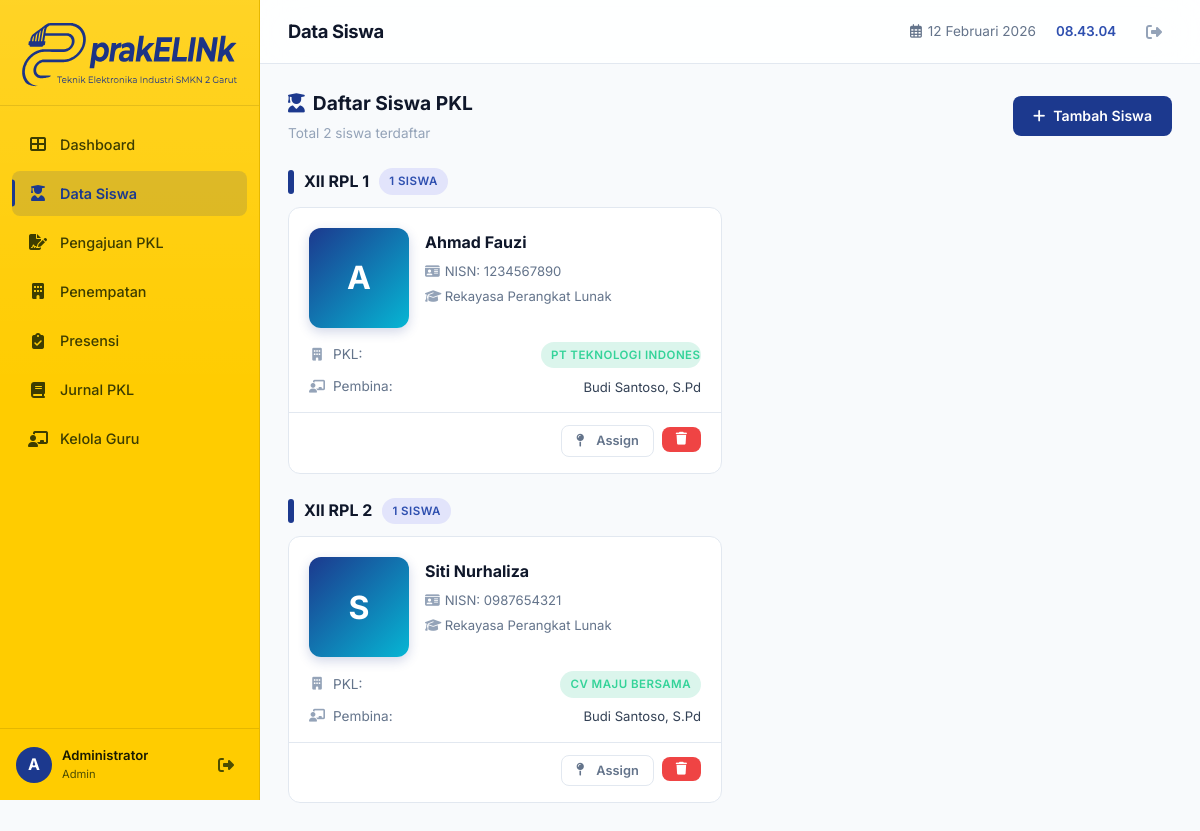
/admin/siswa.php (signed in), run on the app's committed database.
### tables this page shows
CREATE TABLE IF NOT EXISTS siswa (
    id INT AUTO_INCREMENT PRIMARY KEY,
    user_id INT NOT NULL,
    nisn VARCHAR(20) NOT NULL UNIQUE,
    kelas VARCHAR(20) NOT NULL,
    jurusan VARCHAR(100) NOT NULL,
    no_hp VARCHAR(20),
    penempatan_id INT DEFAULT NULL,
    pembimbing_id INT DEFAULT NULL,
    created_at TIMESTAMP DEFAULT CURRENT_TIMESTAMP,
    FOREIGN KEY (user_id) REFERENCES users(id) ON DELETE CASCADE,
    FOREIGN KEY (penempatan_id) REFERENCES penempatan(id) ON DELETE SET NULL,
    FOREIGN KEY (pembimbing_id) REFERENCES users(id) ON DELETE SET NULL
);

CREATE TABLE IF NOT EXISTS users (
    id INT AUTO_INCREMENT PRIMARY KEY,
    username VARCHAR(50) NOT NULL UNIQUE,
    password VARCHAR(255) NOT NULL,
    nama_lengkap VARCHAR(100) NOT NULL,
    email VARCHAR(100),
    role ENUM('admin', 'pembimbing', 'siswa') NOT NULL DEFAULT 'siswa',
    foto VARCHAR(255) DEFAULT NULL,
    is_active TINYINT(1) DEFAULT 1,
    created_at TIMESTAMP DEFAULT CURRENT_TIMESTAMP,
    updated_at TIMESTAMP DEFAULT CURRENT_TIMESTAMP ON UPDATE CURRENT_TIMESTAMP
);

CREATE TABLE IF NOT EXISTS penempatan (
    id INT AUTO_INCREMENT PRIMARY KEY,
    nama_perusahaan VARCHAR(150) NOT NULL,
    alamat TEXT NOT NULL,
    latitude DECIMAL(10, 8) NOT NULL,
    longitude DECIMAL(11, 8) NOT NULL,
    radius_meter INT NOT NULL DEFAULT 100,
    kontak_perusahaan VARCHAR(100),
    tanggal_mulai DATE NOT NULL,
    tanggal_selesai DATE NOT NULL,
    is_active TINYINT(1) DEFAULT 1,
    created_at TIMESTAMP DEFAULT CURRENT_TIMESTAMP
);

### config/auth.php (called while the page is built, shortened)
<?php
require_once __DIR__ . '/app.php';
function isLoggedIn()
{
    return isset($_SESSION['user_id']);
}
function currentUser()
{
    return [
        'id' => $_SESSION['user_id'],
        'username' => $_SESSION['username'],
        'nama_lengkap' => $_SESSION['nama_lengkap'],
        'role' => $_SESSION['role'],
        'foto' => $_SESSION['foto'] ?? null,
    ];
}

### config/app.php (called while the page is built, shortened)
<?php
function formatTanggal($date)
{
    $bulan = [
        1 => 'Januari',
        'Februari',
        'Maret',
        'April',
        'Mei',
        'Juni',
        'Juli',
        'Agustus',
        'September',
        'Oktober',
        'November',
        'Desember'
    ];
    $dt = new DateTime($date);
    return $dt->format('d') . ' ' . $bulan[(int) $dt->format('m')] . ' ' . $dt->format('Y');
}

### admin/siswa.php (the view, shortened to what this page needs)
<?php
require_once __DIR__ . '/../config/auth.php';
$db = getDB();
$pageTitle = 'Data Siswa';
$students = $db->query("
    SELECT s.*, u.nama_lengkap, u.username, u.email, u.is_active, u.foto,
           p.nama_perusahaan,
           pb.nama_lengkap AS pembimbing_nama
    FROM siswa s
    JOIN users u ON s.user_id = u.id
    LEFT JOIN penempatan p ON s.penempatan_id = p.id
    LEFT JOIN users pb ON s.pembimbing_id = pb.id
    ORDER BY s.kelas ASC, u.nama_lengkap ASC
")->fetchAll();
include __DIR__ . '/../includes/header.php';
include __DIR__ . '/../includes/sidebar.php';
?>
<main class="main-content">
    <?php include __DIR__ . '/../includes/topbar.php'; ?>
    <div class="d-flex align-center justify-between mb-3" style="flex-wrap:wrap;gap:12px;">
        <div>
            <h2 style="font-size:1.2rem;font-weight:700;color:var(--text-heading);margin-bottom:4px;">
                <i class="fas fa-user-graduate" style="margin-right:8px;color:var(--primary);"></i>Daftar Siswa PKL
            </h2>
            <p style="font-size:.85rem;color:var(--text-muted);">
                Total <?= count($students) ?> siswa terdaftar
            </p>
        </div>
        <button class="btn btn-primary" onclick="openModal('addModal')">
            <i class="fas fa-plus"></i> Tambah Siswa
        </button>
    </div>
    <?php if (empty($students)): ?>
        <div class="card animate-item" style="text-align:center;padding:50px 24px;">
            <i class="fas fa-users" style="font-size:2.5rem;margin-bottom:12px;color:var(--border-light);"></i>
            <h3 style="font-size:1rem;color:var(--text-muted);font-weight:500;margin-bottom:4px;">Belum ada data siswa</h3>
            <p style="font-size:.85rem;color:var(--text-muted);">Klik "Tambah Siswa" untuk menambahkan data.</p>
        </div>
    <?php else: ?>
        <?php
        $groupedStudents = [];
        foreach ($students as $s) {
            $kelas = $s['kelas'] ?: 'Belum ditentukan';
            $groupedStudents[$kelas][] = $s;
        }
        ?>
        <?php foreach ($groupedStudents as $kelas => $kelasStudents): ?>
            <div style="margin-bottom:24px;">
                <div style="display:flex;align-items:center;gap:10px;margin-bottom:12px;">
                    <div style="width:6px;height:24px;border-radius:3px;background:var(--primary);"></div>
                    <h3 style="font-size:1rem;font-weight:700;color:var(--text-heading);">
                        <?= htmlspecialchars($kelas) ?>
                    </h3>
                    <span class="badge badge-primary" style="font-size:.72rem;">
                        <?= count($kelasStudents) ?> siswa
                    </span>
                </div>
                <div style="display:grid;grid-template-columns:repeat(auto-fill,minmax(300px,1fr));gap:16px;">
                    <?php foreach ($kelasStudents as $s): ?>
                        <div class="card animate-item" style="padding:0;overflow:hidden;">
                            <div style="padding:20px 20px 0;display:flex;gap:16px;align-items:flex-start;">
                                <?php if (!empty($s['foto']) && file_exists(__DIR__ . '/../uploads/profil/' . $s['foto'])): ?>
                                    <img src="<?= BASE_URL ?>/uploads/profil/<?= $s['foto'] ?>" alt="Foto"
                                        style="width:100px;height:100px;border-radius:12px;object-fit:cover;border:3px solid var(--border);flex-shrink:0;">
                                <?php else: ?>
                                    <div
                                        style="width:100px;height:100px;border-radius:12px;background:linear-gradient(135deg,var(--primary),var(--accent));display:flex;align-items:center;justify-content:center;color:white;font-weight:700;font-size:2rem;flex-shrink:0;box-shadow:0 4px 12px rgba(28,57,142,0.2);">
                                        <?= strtoupper(substr($s['nama_lengkap'], 0, 1)) ?>
                                    </div>
                                <?php endif; ?>
                                <div style="flex:1;min-width:0;padding-top:4px;">
                                    <div style="font-weight:700;font-size:1rem;color:var(--text-heading);line-height:1.3;"
                                        title="<?= htmlspecialchars($s['nama_lengkap']) ?>">
                                        <?= htmlspecialchars($s['nama_lengkap']) ?>
                                    </div>
                                    <div style="margin-top:8px;display:flex;flex-direction:column;gap:4px;font-size:.82rem;">
                                        <div style="color:var(--text-secondary);">
                                            <i class="fas fa-id-card" style="width:16px;color:var(--text-muted);"></i>
                                            NISN: <?= htmlspecialchars($s['nisn']) ?>
                                        </div>
                                        <div style="color:var(--text-secondary);">
                                            <i class="fas fa-graduation-cap" style="width:16px;color:var(--text-muted);"></i>
                                            <?= htmlspecialchars($s['jurusan']) ?>
                                        </div>
                                    </div>
                                </div>
                            </div>
                            <div style="padding:14px 20px;display:flex;flex-direction:column;gap:8px;font-size:.85rem;">
                                <div style="display:flex;align-items:center;gap:8px;">
                                    <i class="fas fa-building"
                                        style="width:16px;text-align:center;color:var(--text-muted);font-size:.8rem;"></i>
                                    <span style="color:var(--text-secondary);">PKL:</span>
                                    <?php if ($s['nama_perusahaan']): ?>
                                        <span class="badge badge-success"
                                            style="margin-left:auto;font-size:.72rem;max-width:160px;overflow:hidden;text-overflow:ellipsis;white-space:nowrap;"
                                            title="<?= htmlspecialchars($s['nama_perusahaan']) ?>">
                                            <?= htmlspecialchars($s['nama_perusahaan']) ?>
                                        </span>
                                    <?php else: ?>
                                        <span class="badge badge-warning" style="margin-left:auto;font-size:.72rem;">Belum</span>
                                    <?php endif; ?>
                                </div>
                                <div style="display:flex;align-items:center;gap:8px;">
                                    <i class="fas fa-chalkboard-teacher"
                                        style="width:16px;text-align:center;color:var(--text-muted);font-size:.8rem;"></i>
                                    <span style="color:var(--text-secondary);">Pembina:</span>
                                    <span style="margin-left:auto;font-size:.82rem;color:var(--text);">
                                        <?= htmlspecialchars($s['pembimbing_nama'] ?? '—') ?>
                                    </span>
                                </div>
                            </div>
                            <div
                                style="padding:12px 20px 16px;border-top:1px solid var(--border);display:flex;gap:8px;justify-content:flex-end;">
                                <button class="btn btn-outline btn-sm" title="Assign Penempatan"
                                    onclick="openAssign(<?= $s['id'] ?>, '<?= htmlspecialchars($s['nama_lengkap']) ?>', <?= $s['penempatan_id'] ?? 'null' ?>, <?= $s['pembimbing_id'] ?? 'null' ?>)">
                                    <i class="fas fa-map-pin" style="margin-right:4px;"></i> Assign
                                </button>
                                <form method="POST" style="display:inline;" onsubmit="return confirmAction('Hapus siswa ini?')">
                                    <button type="submit" class="btn btn-danger btn-sm" title="Hapus">
                                        <i class="fas fa-trash"></i>
                                    </button>
                                </form>
                            </div>
                        </div>
                    <?php endforeach; ?>
                </div>
            </div>
        <?php endforeach; ?>
    <?php endif; ?>
</main>
<?php include __DIR__ . '/../includes/footer.php'; ?>

### includes/header.php (shortened to what this page needs)
<?php
$pageTitle = $pageTitle ?? 'PRAKELINK';
?>
<!DOCTYPE html>
<html lang="id">
<head>
    <link rel="stylesheet" href="https://unpkg.com/leaflet@1.9.4/dist/leaflet.css" />
    <link rel="stylesheet" href="https://cdnjs.cloudflare.com/ajax/libs/font-awesome/6.5.1/css/all.min.css" />
    <link rel="stylesheet" href="<?= BASE_URL ?>/assets/css/style.css">
</head>
<body>
    <div class="app-container">

### includes/sidebar.php (shortened to what this page needs)
<?php
$user = currentUser();
$currentPage = basename($_SERVER['PHP_SELF'], '.php');
$adminMenu = [
    ['icon' => 'fas fa-th-large', 'label' => 'Dashboard', 'url' => '/admin/index.php', 'page' => 'index'],
    ['icon' => 'fas fa-user-graduate', 'label' => 'Data Siswa', 'url' => '/admin/siswa.php', 'page' => 'siswa'],
    ['icon' => 'fas fa-file-signature', 'label' => 'Pengajuan PKL', 'url' => '/admin/pengajuan.php', 'page' => 'pengajuan'],
    ['icon' => 'fas fa-building', 'label' => 'Penempatan', 'url' => '/admin/penempatan.php', 'page' => 'penempatan'],
    ['icon' => 'fas fa-clipboard-check', 'label' => 'Presensi', 'url' => '/admin/presensi.php', 'page' => 'presensi'],
    ['icon' => 'fas fa-book', 'label' => 'Jurnal PKL', 'url' => '/admin/jurnal.php', 'page' => 'jurnal'],
    ['icon' => 'fas fa-chalkboard-teacher', 'label' => 'Kelola Guru', 'url' => '/admin/kelola-guru.php', 'page' => 'kelola-guru'],
];
$menu = [];
if ($user) {
    switch ($user['role']) {
        case 'admin':
            $menu = $adminMenu;
            break;
    }
}
?>
<aside class="sidebar" id="sidebar">
    <div class="sidebar-header">
        <div class="sidebar-brand">
            <img src="<?= BASE_URL ?>/assets/img/logo2.svg" alt="Logo" class="brand-logo"
                style="width:220px;height:auto;">
        </div>
    </div>
    <nav class="sidebar-nav">
        <ul class="nav-list">
            <?php foreach ($menu as $item): ?>
                <li class="nav-item">
                    <a href="<?= BASE_URL . $item['url'] ?>"
                        class="nav-link <?= $currentPage === $item['page'] ? 'active' : '' ?>" style="position:relative;">
                        <i class="<?= $item['icon'] ?>"></i>
                        <span>
                            <?= $item['label'] ?>
                        </span>
                    </a>
                </li>
            <?php endforeach; ?>
        </ul>
    </nav>
    <div class="sidebar-footer">
        <div class="user-info">
            <div class="user-avatar" style="overflow:hidden;">
                <?php if (!empty($user['foto']) && file_exists(__DIR__ . '/../uploads/profil/' . $user['foto'])): ?>
                    <img src="<?= BASE_URL ?>/uploads/profil/<?= $user['foto'] ?>" alt="Foto"
                        style="width:100%;height:100%;object-fit:cover;">
                <?php else: ?>
                    <span style="font-weight:700;font-size:1rem;color:white;">
                        <?= strtoupper(substr($user['nama_lengkap'] ?? 'U', 0, 1)) ?>
                    </span>
                <?php endif; ?>
            </div>
            <div class="user-details">
                <span class="user-name">
                    <?= htmlspecialchars($user['nama_lengkap'] ?? '') ?>
                </span>
                <span class="user-role">
                    <?php
                    $roleLabel = match ($user['role'] ?? '') {
                        'admin' => 'Admin',
                        'pembimbing' => 'Guru',
                        'siswa' => 'Siswa',
                        default => ucfirst($user['role'] ?? '')
                    };
                    ?>
                    <?= $roleLabel ?>
                </span>
            </div>
        </div>
        <a href="<?= BASE_URL ?>/auth/logout.php" class="logout-btn" title="Logout">
            <i class="fas fa-sign-out-alt"></i>
        </a>
    </div>
</aside>

### includes/topbar.php (shortened to what this page needs)
<header class="topbar">
    <div class="topbar-left">
        <h1 class="page-title">
            <?= htmlspecialchars($pageTitle ?? 'Dashboard') ?>
        </h1>
    </div>
    <div class="topbar-right">
        <span class="topbar-date">
            <i class="far fa-calendar-alt"></i>
            <span id="liveDate">
                <?= formatTanggal(date('Y-m-d')) ?>
            </span>
        </span>
        <span class="topbar-time" id="liveClock"></span>
        <a href="<?= BASE_URL ?>/auth/logout.php" class="topbar-logout-btn" title="Logout">
            <i class="fas fa-sign-out-alt"></i>
        </a>
    </div>
</header>

### includes/footer.php (shortened to what this page needs)
</div>
</body>
</html>

### data on the page
siswa: user.nama_lengkap "A", user.nama_lengkap "Ahmad Fauzi", nisn "1234567890", jurusan "Rekayasa Perangkat Lunak", penempatan.nama_perusahaan "PT TEKNOLOGI INDO…", pembimbing.nama_lengkap "Budi Santoso, S.Pd"
siswa: kelas "XII RPL 2", count($kelasStudents) "1", user.nama_lengkap "S", user.nama_lengkap "Siti Nurhaliza", nisn "0987654321", jurusan "Rekayasa Perangkat Lunak", penempatan.nama_perusahaan "CV MAJU BERSAMA", pembimbing.nama_lengkap "Budi Santoso, S.Pd"

### other printed values
$item['label'] "Dashboard"
$item['label'] "Data Siswa"
$item['label'] "Pengajuan PKL"
$item['label'] "Penempatan"
$item['label'] "Presensi"
$item['label'] "Jurnal PKL"
$item['label'] "Kelola Guru"
substr($user['nama_lengkap'] ?? 'U', 0, 1) "A"
$user['nama_lengkap'] "Administrator"
$roleLabel "Admin"
$pageTitle "Data Siswa"
count($students) "2"
$kelas "XII RPL 1"
count($kelasStudents) "1"
